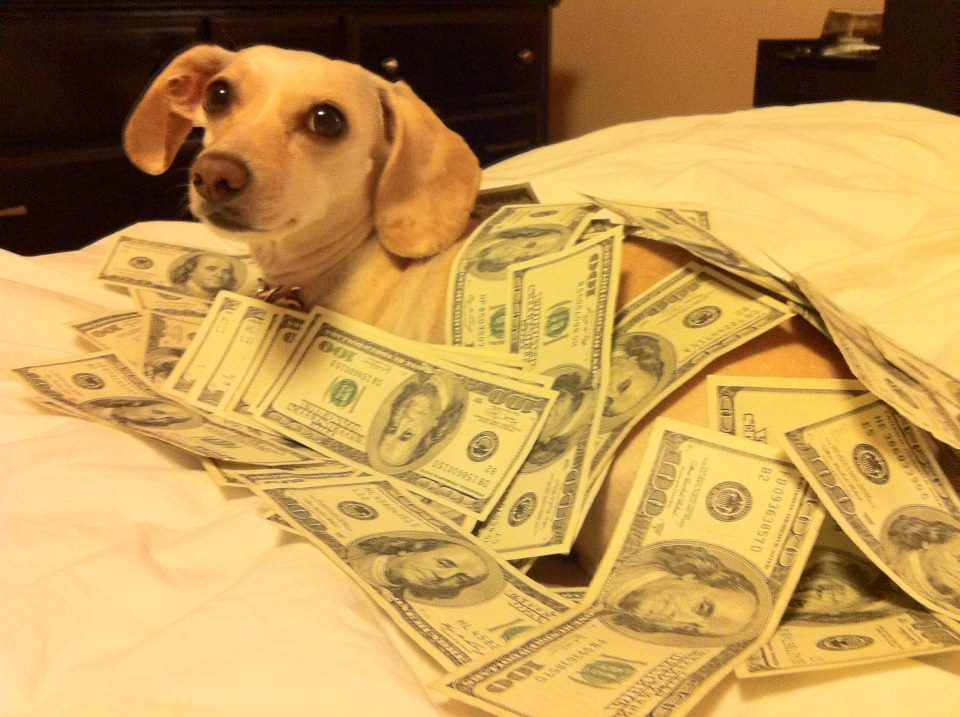
#> input picture test.jpg, 960 x 717 px
$ python spectrogram.py test.jpg   (Python 2 division)
#> lines starting #> are read from the running program, lines starting #| are printed output that depends on the picture
#!/usr/bin/python
import numpy as np
import matplotlib.image as mpimg
import wave
from array import array


def make_wav(image_filename):
    """ Make a WAV file having a spectrogram resembling an image """
#> called with image_filename = 'test.jpg'
    # Load image
    image = mpimg.imread(image_filename)
#> image is the input picture: shape (717, 960, 3); mean R, G, B 192.8, 152.2, 82.7
    image = np.sum(image, axis = 2).T[:, ::-1]
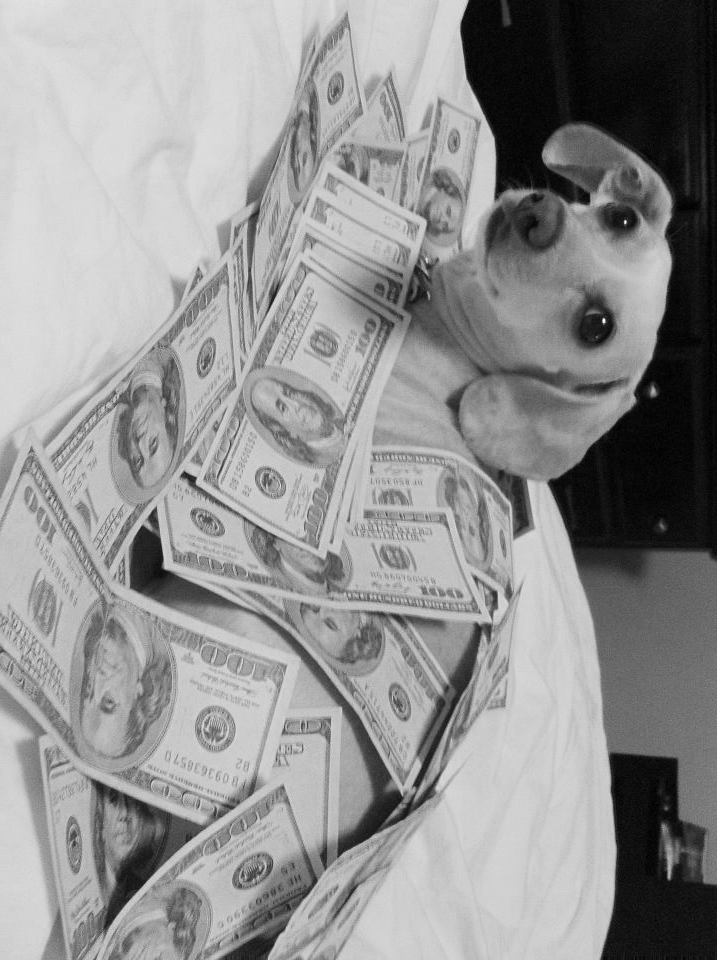
#> image: shape (960, 717) uint64; min 9, max 734, mean 427.7; drawn with min black and max white
    image = image**3 # ???
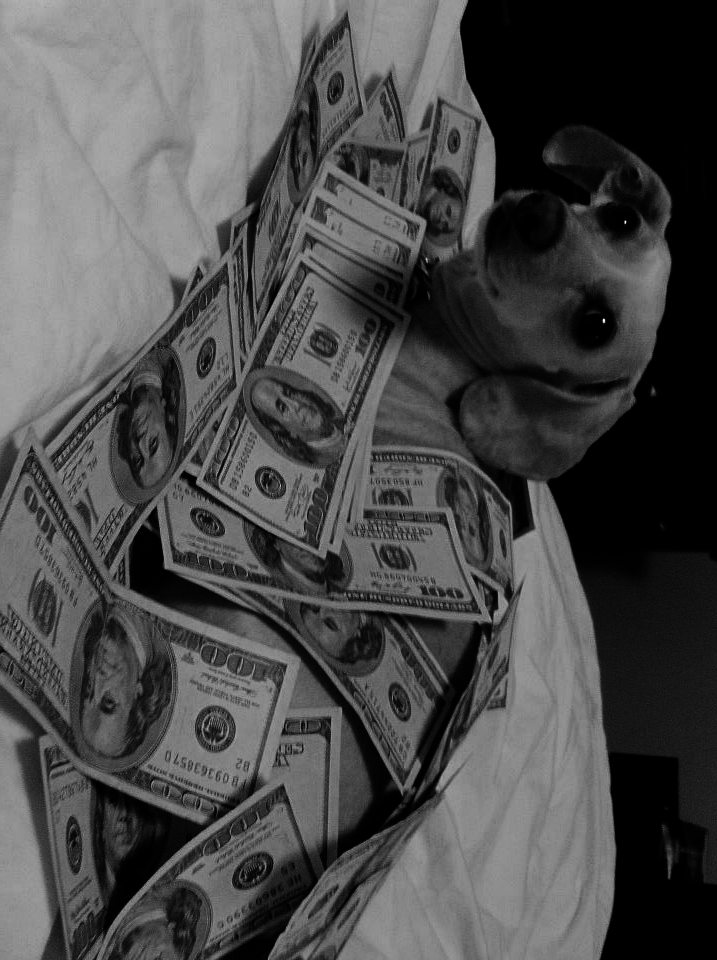
#> image: shape (960, 717) uint64; min 729, max 395446904, mean 117278070.6; drawn with min black and max white
    w, h = image.shape
#> w = 960; h = 717

    # Fourier transform, normalize, remove DC bias
    data = np.fft.irfft(image, h*2, axis=1).reshape((w*h*2))
    data -= np.average(data)
    data *= (2**15-1.)/np.amax(data)
#> (the run stopped early here; a loop or call above may not have finished)
